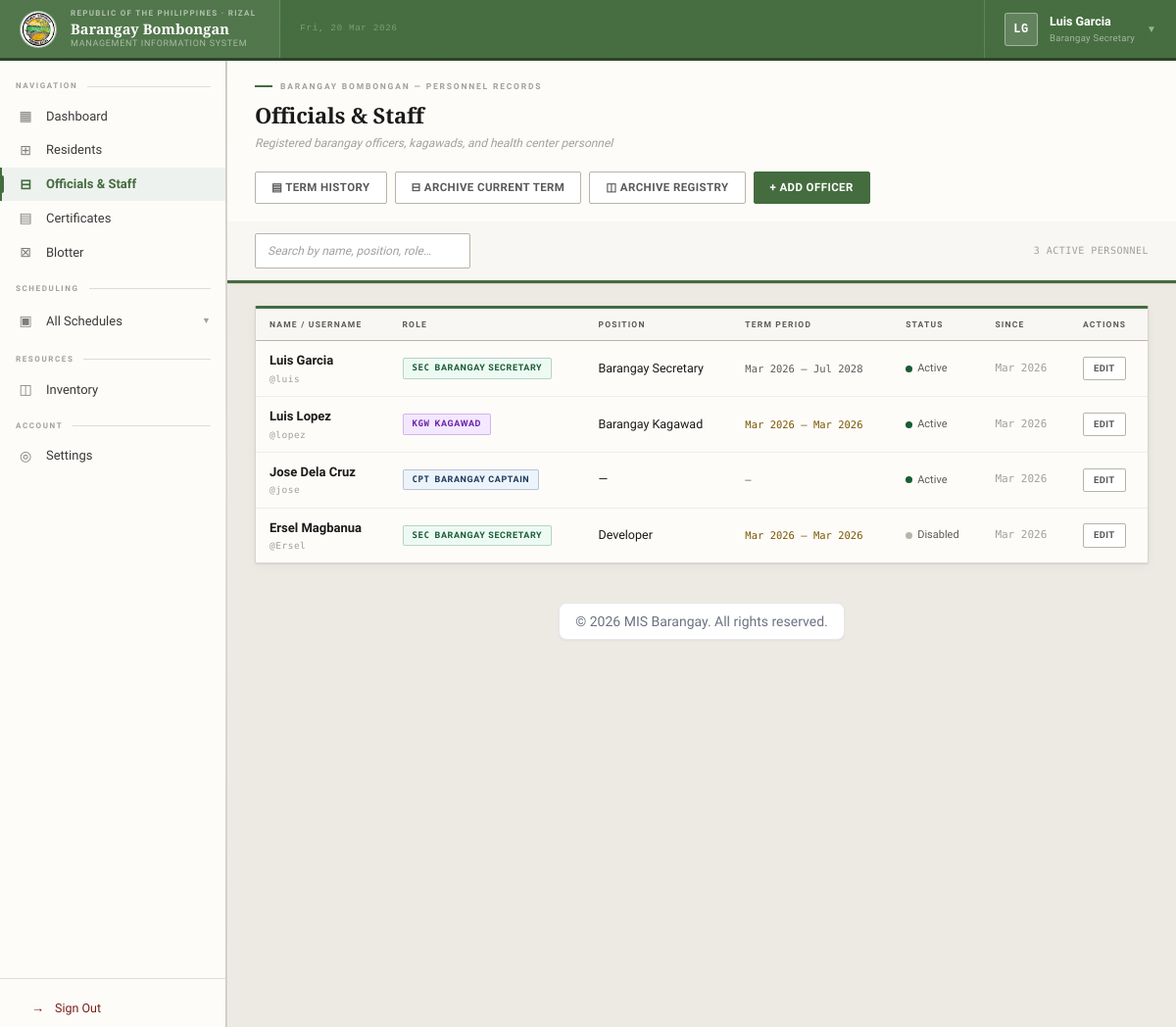
The page /secretary/admin/index.php (signed in) on the database its author committed.
### tables this page shows
CREATE TABLE `officers` (
  `id` int unsigned NOT NULL AUTO_INCREMENT,
  `user_id` int DEFAULT NULL,
  `resident_id` int unsigned DEFAULT NULL,
  `position` varchar(150) NOT NULL,
  `term_start` date DEFAULT NULL,
  `term_end` date DEFAULT NULL,
  `status` enum('Active','Inactive') DEFAULT 'Active',
  `created_at` timestamp NULL DEFAULT CURRENT_TIMESTAMP,
  `updated_at` timestamp NULL DEFAULT CURRENT_TIMESTAMP ON UPDATE CURRENT_TIMESTAMP,
  `archived_at` timestamp NULL DEFAULT NULL,
  PRIMARY KEY (`id`),
  KEY `fk_officer_resident` (`resident_id`),
  KEY `idx_archived_at` (`archived_at`),
  KEY `fk_officer_user` (`user_id`),
  CONSTRAINT `fk_officer_resident` FOREIGN KEY (`resident_id`) REFERENCES `residents` (`id`) ON DELETE SET NULL ON UPDATE CASCADE,
  CONSTRAINT `fk_officer_user` FOREIGN KEY (`user_id`) REFERENCES `users` (`id`) ON DELETE SET NULL ON UPDATE CASCADE
);

CREATE TABLE `users` (
  `id` int NOT NULL AUTO_INCREMENT,
  `username` varchar(255) NOT NULL,
  `name` varchar(255) NOT NULL,
  `role` varchar(244) NOT NULL,
  `position` varchar(150) DEFAULT NULL,
  `status` varchar(50) NOT NULL DEFAULT 'active',
  `password` varchar(255) NOT NULL,
  `profile_picture` varchar(255) DEFAULT NULL,
  `created_at` timestamp NULL DEFAULT CURRENT_TIMESTAMP,
  `updated_at` timestamp NULL DEFAULT CURRENT_TIMESTAMP ON UPDATE CURRENT_TIMESTAMP,
  PRIMARY KEY (`id`)
);

### public/secretary/admin/index.php (the view, shortened to what this page needs)
<?php
require_once __DIR__ . '/../../../includes/app.php';
$stmt = $conn->prepare("
    SELECT u.*,
           o.id as officer_id, o.resident_id, o.position as officer_position,
           o.term_start, o.term_end, o.status as officer_status,
           CONCAT(r.first_name, ' ', COALESCE(r.middle_name,''), ' ', r.last_name,
                  COALESCE(CONCAT(', ', r.suffix),'')) as resident_full_name
    FROM users u
    LEFT JOIN officers o ON u.id = o.user_id AND o.archived_at IS NULL
    LEFT JOIN residents r ON o.resident_id = r.id
    ORDER BY u.id DESC
");
$stmt->execute();
$result = $stmt->get_result();
$roleMeta = [
    'captain'   => ['label' => 'Barangay Captain',   'code' => 'CPT'],
    'kagawad'   => ['label' => 'Kagawad',             'code' => 'KGW'],
    'secretary' => ['label' => 'Barangay Secretary',  'code' => 'SEC'],
    'hcnurse'   => ['label' => 'HC Nurse',            'code' => 'HCN'],
    'admin'     => ['label' => 'Administrator',       'code' => 'ADM'],
];
?>
<!DOCTYPE html>
<html lang="en">
<head>
</head>
<body class="bg-gray-100 h-screen overflow-hidden" style="display:none;">
    <?php include '../layout/navbar.php'; ?>
    <div class="flex h-full" style="background:var(--bg);">
        <?php include '../layout/sidebar.php'; ?>
        <main class="flex-1 h-screen overflow-y-auto adm-page">
            <div class="doc-header">
                <div class="doc-header-inner">
                    <div>
                        <div class="doc-eyebrow">Barangay Bombongan — Personnel Records</div>
                        <div class="doc-title">Officials &amp; Staff</div>
                        <div class="doc-sub">Registered barangay officers, kagawads, and health center personnel</div>
                    </div>
                    <div class="header-actions">
                        <button class="btn btn-ghost" id="btnTermHistory">▤ Term History</button>
                        <button class="btn btn-ghost" id="btnArchiveTerm">⊟ Archive Current Term</button>
                        <button class="btn btn-ghost" id="btnViewArchive">◫ Archive Registry</button>
                        <button class="btn btn-primary" id="btnAddAccount">+ Add Officer</button>
                    </div>
                </div>
                <div class="adm-toolbar">
                    <div class="toolbar-left">
                        <input type="text" class="adm-search" id="admTableSearch" placeholder="Search by name, position, role…">
                    </div>
                    <div class="toolbar-right">
                        <?php
                        $cnt = $conn->query("SELECT COUNT(*) as c FROM users u LEFT JOIN officers o ON u.id=o.user_id WHERE o.archived_at IS NULL OR o.id IS NULL");
                        $total = $cnt->fetch_assoc()['c'] ?? 0;
                        echo number_format($total) . ' ACTIVE PERSONNEL';
                        ?>
                    </div>
                </div>
            </div>
            <div class="adm-table-wrap" style="margin:22px 28px;">
                <table id="accountsTable" class="display" style="width:100%;">
                    <thead>
                        <tr>
                            <th>Name / Username</th>
                            <th>Role</th>
                            <th>Position</th>
                            <th>Term Period</th>
                            <th>Status</th>
                            <th>Since</th>
                            <th>Actions</th>
                        </tr>
                    </thead>
                    <tbody>
                    <?php while ($row = $result->fetch_assoc()):
                        $isDev = false;
                        $role  = $isDev ? 'admin' : ($row['role'] ?? '');
                        $rm    = $roleMeta[$role] ?? ['label' => ucfirst($role), 'code' => strtoupper(substr($role,0,3))];
                        $rbClass = $isDev ? 'rb-dev' : ('rb-' . $role);
                        $roleLabel = $isDev ? 'Developer' : $rm['label'];
                        $roleCode  = $isDev ? 'DEV' : $rm['code'];
                        $termStart = $row['term_start'] ?? '';
                        $termEnd   = $row['term_end']   ?? '';
                        $termClass = '';
                        if ($termEnd) {
                            $daysLeft = (strtotime($termEnd) - time()) / 86400;
                            if ($daysLeft < 0)   $termClass = 'term-expired';
                            elseif ($daysLeft < 60) $termClass = 'term-expiring';
                        }
                        $termDisplay = ($termStart && $termEnd)
                            ? date('M Y', strtotime($termStart)) . ' — ' . date('M Y', strtotime($termEnd))
                            : ($row['role'] === 'hcnurse' ? 'Permanent Post' : '—');
                        $statusClass = $row['status'] === 'active' ? 'status-active' : 'status-disabled';
                    ?>
                        <tr>
                            <td>
                                <div class="td-name"><?= htmlspecialchars($row['name']) ?></div>
                                <div class="td-user">@<?= htmlspecialchars($row['username']) ?></div>
                            </td>
                            <td>
                                <span class="role-badge <?= $rbClass ?>">
                                    <span class="role-code"><?= $roleCode ?></span>
                                    <?= $roleLabel ?>
                                </span>
                            </td>
                            <td class="td-position"><?= htmlspecialchars($row['officer_position'] ?? '—') ?></td>
                            <td><span class="term-range <?= $termClass ?>"><?= htmlspecialchars($termDisplay) ?></span></td>
                            <td><span class="status-dot <?= $statusClass ?>"><?= ucfirst($row['status']) ?></span></td>
                            <td style="font-family:var(--f-mono);font-size:11px;color:var(--ink-faint);"><?= date('M Y', strtotime($row['created_at'])) ?></td>
                            <td>
                                <div class="td-actions">
                                    <button class="act-btn act-edit edit-btn"
                                        data-id="<?= $row['id'] ?>"
                                        data-name="<?= htmlspecialchars($row['name']) ?>"
                                        data-username="<?= htmlspecialchars($row['username']) ?>"
                                        data-role="<?= htmlspecialchars($row['role']) ?>"
                                        data-status="<?= htmlspecialchars($row['status']) ?>"
                                        data-officer-id="<?= $row['officer_id'] ?? '' ?>"
                                        data-officer-position="<?= htmlspecialchars($row['officer_position'] ?? '') ?>"
                                        data-term-start="<?= $row['term_start'] ?? '' ?>"
                                        data-term-end="<?= $row['term_end'] ?? '' ?>"
                                        data-resident-id="<?= $row['resident_id'] ?? '' ?>"
                                        data-resident-name="<?= htmlspecialchars(trim($row['resident_full_name'] ?? '')) ?>">
                                        Edit
                                    </button>
                                </div>
                            </td>
                        </tr>
                    <?php endwhile; ?>
                    </tbody>
                </table>
            </div>
        </main>
    </div>
</body>
</html>

### rows shown on the page
officers: user.name "Luis Garcia", user.username "luis", user.role "SEC", user.role "BARANGAY SECRETARY", position "Barangay Secretary", termDisplay "Mar 2026 — Jul 2028", user.status "Active", user.created_at "Mar 2026"
officers: user.name "Luis Lopez", user.username "lopez", user.role "KGW", user.role "KAGAWAD", position "Barangay Kagawad", termDisplay "Mar 2026 — Mar 2026", user.status "Active", user.created_at "Mar 2026"
users: name "Jose Dela Cruz", username "jose", role "CPT", role "BARANGAY CAPTAIN", officer_position "—", termDisplay "—", status "Active", created_at "Mar 2026"
officers: user.name "Ersel Magbanua", user.username "Ersel", user.role "SEC", user.role "BARANGAY SECRETARY", position "Developer", termDisplay "Mar 2026 — Mar 2026", user.status "Disabled", user.created_at "Mar 2026"

### other values the page prints
$initials "LG"
$currentUser "Luis Garcia"
$roleLabel "Barangay Secretary"
$total "3"
